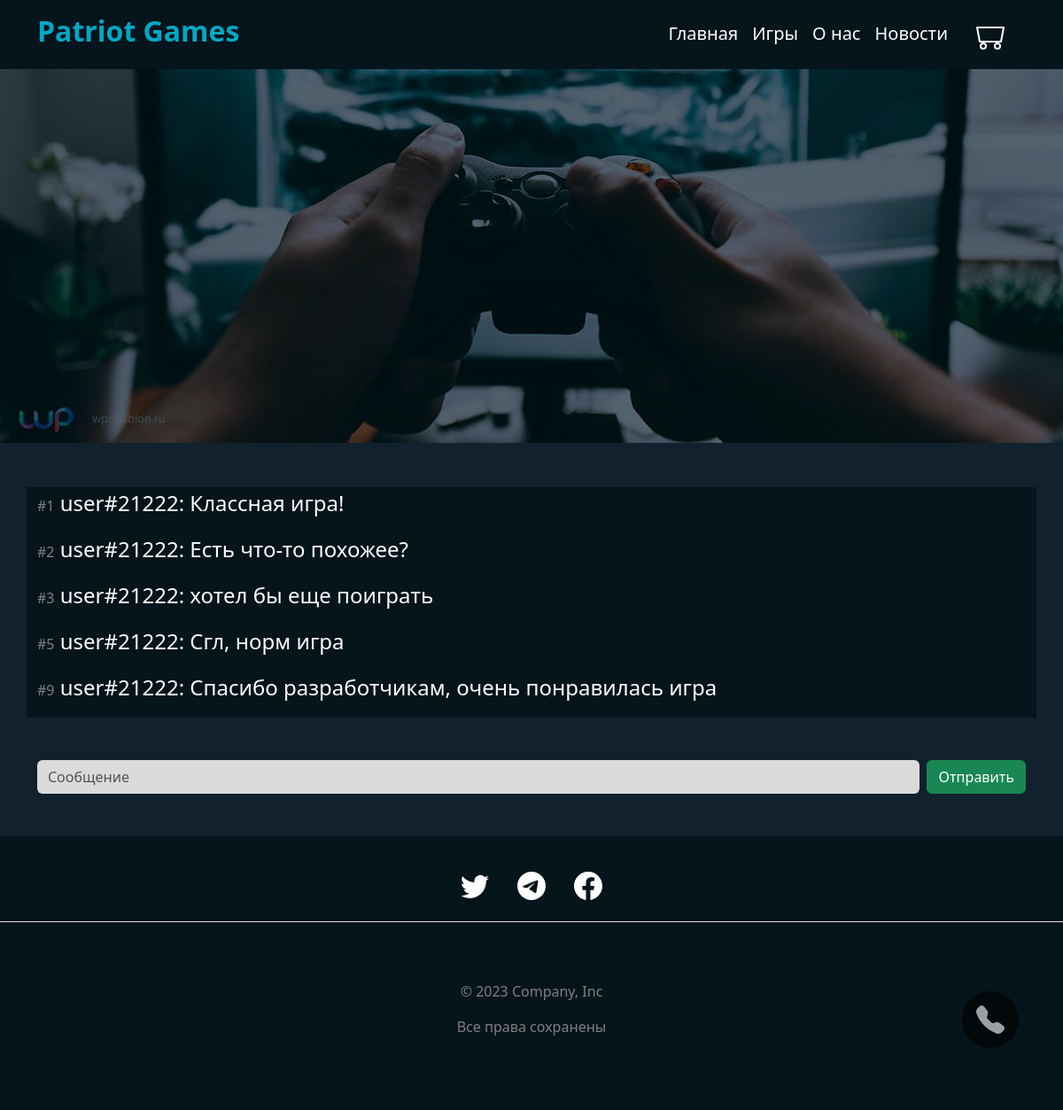
/community/2, run on the app's committed database.
### main.py (models this page shows)
class Messages(db.Model):
    id = db.Column(db.Integer, primary_key=True)
    name = db.Column(db.String(80), nullable=False)
    text = db.Column(db.String, nullable=False)
    game_id = db.Column(db.Integer, db.ForeignKey('games.id'), nullable=False)
    game = db.relationship('Games', backref=db.backref('messages', lazy=True))

### main.py (the view)
@app.route("/community/<game_id>", methods=['GET'])
def community(game_id):
    if "id" not in session:
        session["id"] = random.randint(0, 65528)
    games = Games.query.filter_by(id=game_id).first()
    messages = games.messages
    return render_template("community.html", messages=messages, name=session["id"], game_id=game_id)

### templates/community.html (shortened to what this page needs)
{% extends 'base.html' %}
{% block content %}
<div class="paralax"></div>
<div class="container">
    <div class="row my-5" style="background-color: #06141B;">
      <div class="col">
        <div class="overflow-auto" style="max-height: 500px;" id="messages">
            {% for message in messages %}
                <p class="text-white fs-4"><span class="fs-6 mb-3" style="color: gray;">#{{message["id"]}}</span> <span class="fs-4">user#{{name}}: </span>{{message["text"] | safe}}</p>
            {% endfor %}
        </div>
      </div>
    </div>
    <div class="d-flex mt-3 mb-5">
      <input class="form-control me-2" style="background-color: rgb(219, 219, 219); border: none;" type="text" placeholder="Сообщение" name="text" id="text">
      <button class="btn btn-success" type="submit" onclick="Send()">Отправить</button>
    </div>
  </div>
{% endblock %}

### static/css/style.css (style rules this page uses)
body { background-color: #11212d !important; }
.paralax { background-image: url(../image/banner_main.jpg); min-height: 500px; margin-bottom: 50px; background-color: rgba(6, 20, 27, 0.7); background-blend-mode: overlay; background-size: cover; }

### data on the page
Messages: id "1", name "21222", text "Классная игра!"
Messages: id "2", name "21222", text "Есть что-то похожее?"
Messages: id "3", name "21222", text "хотел бы еще поиграть"
Messages: id "5", name "21222", text "Сгл, норм игра"
Messages: id "9", name "21222", text "Спасибо разработчикам, очень понравилась игра"
